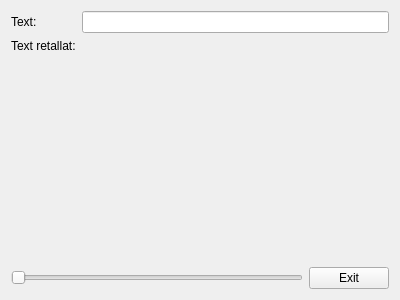
<?xml version="1.0" encoding="UTF-8"?>
<ui version="4.0">
 <class>form</class>
 <widget class="QWidget" name="form">
  <property name="geometry">
   <rect>
    <x>0</x>
    <y>0</y>
    <width>400</width>
    <height>300</height>
   </rect>
  </property>
  <property name="windowTitle">
   <string>Form</string>
  </property>
  <layout class="QVBoxLayout" name="verticalLayout">
   <item>
    <layout class="QGridLayout" name="gridLayout">
     <item row="0" column="0">
      <widget class="QLabel" name="label">
       <property name="text">
        <string>Text:</string>
       </property>
      </widget>
     </item>
     <item row="0" column="1">
      <widget class="QLineEdit" name="lineEdit"/>
     </item>
     <item row="1" column="0">
      <widget class="QLabel" name="label_2">
       <property name="text">
        <string>Text retallat:</string>
       </property>
      </widget>
     </item>
     <item row="1" column="1">
      <widget class="MyLabel" name="label_3">
       <property name="text">
        <string/>
       </property>
      </widget>
     </item>
    </layout>
   </item>
   <item>
    <spacer name="verticalSpacer">
     <property name="orientation">
      <enum>Qt::Vertical</enum>
     </property>
     <property name="sizeHint" stdset="0">
      <size>
       <width>20</width>
       <height>179</height>
      </size>
     </property>
    </spacer>
   </item>
   <item>
    <layout class="QHBoxLayout" name="horizontalLayout">
     <item>
      <widget class="QSlider" name="horizontalSlider">
       <property name="orientation">
        <enum>Qt::Horizontal</enum>
       </property>
      </widget>
     </item>
     <item>
      <widget class="QPushButton" name="pushButton">
       <property name="text">
        <string>Exit</string>
       </property>
      </widget>
     </item>
    </layout>
   </item>
  </layout>
 </widget>
 <customwidgets>
  <customwidget>
   <class>MyLabel</class>
   <extends>QLabel</extends>
   <header>MyLabel.h</header>
   <slots>
    <signal>updateString(QString)</signal>
    <slot>saveInteger(int)</slot>
    <slot>saveString(QString)</slot>
   </slots>
  </customwidget>
 </customwidgets>
 <resources/>
 <connections>
  <connection>
   <sender>pushButton</sender>
   <signal>released()</signal>
   <receiver>form</receiver>
   <slot>close()</slot>
   <hints>
    <hint type="sourcelabel">
     <x>340</x>
     <y>273</y>
    </hint>
    <hint type="destinationlabel">
     <x>301</x>
     <y>185</y>
    </hint>
   </hints>
  </connection>
  <connection>
   <sender>lineEdit</sender>
   <signal>textEdited(QString)</signal>
   <receiver>label_3</receiver>
   <slot>saveString(QString)</slot>
   <hints>
    <hint type="sourcelabel">
     <x>170</x>
     <y>15</y>
    </hint>
    <hint type="destinationlabel">
     <x>169</x>
     <y>61</y>
    </hint>
   </hints>
  </connection>
  <connection>
   <sender>horizontalSlider</sender>
   <signal>valueChanged(int)</signal>
   <receiver>label_3</receiver>
   <slot>saveInteger(int)</slot>
   <hints>
    <hint type="sourcelabel">
     <x>141</x>
     <y>272</y>
    </hint>
    <hint type="destinationlabel">
     <x>146</x>
     <y>55</y>
    </hint>
   </hints>
  </connection>
 </connections>
</ui>
